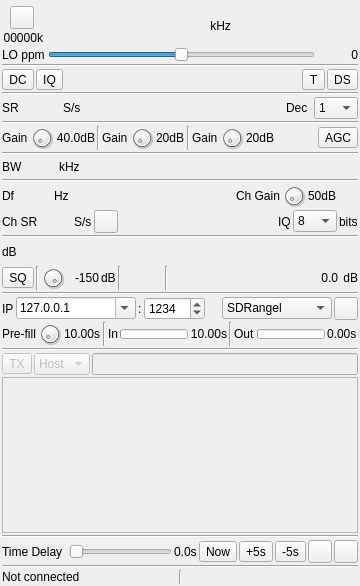
<?xml version="1.0" encoding="UTF-8"?>
<ui version="4.0">
 <class>RemoteTCPInputGui</class>
 <widget class="QWidget" name="RemoteTCPInputGui">
  <property name="geometry">
   <rect>
    <x>0</x>
    <y>0</y>
    <width>360</width>
    <height>586</height>
   </rect>
  </property>
  <property name="sizePolicy">
   <sizepolicy hsizetype="Fixed" vsizetype="Fixed">
    <horstretch>0</horstretch>
    <verstretch>0</verstretch>
   </sizepolicy>
  </property>
  <property name="minimumSize">
   <size>
    <width>360</width>
    <height>500</height>
   </size>
  </property>
  <property name="maximumSize">
   <size>
    <width>533</width>
    <height>610</height>
   </size>
  </property>
  <property name="font">
   <font>
    <pointsize>9</pointsize>
   </font>
  </property>
  <property name="windowTitle">
   <string>Remote TCP Input</string>
  </property>
  <layout class="QVBoxLayout" name="verticalLayout">
   <property name="spacing">
    <number>2</number>
   </property>
   <property name="leftMargin">
    <number>2</number>
   </property>
   <property name="topMargin">
    <number>2</number>
   </property>
   <property name="rightMargin">
    <number>2</number>
   </property>
   <property name="bottomMargin">
    <number>2</number>
   </property>
   <item>
    <layout class="QHBoxLayout" name="horizontalLayout_freq">
     <property name="topMargin">
      <number>4</number>
     </property>
     <item>
      <layout class="QVBoxLayout" name="deviceUILayout">
       <item>
        <layout class="QHBoxLayout" name="deviceButtonsLayout">
         <item>
          <widget class="ButtonSwitch" name="startStop">
           <property name="toolTip">
            <string>start/stop acquisition</string>
           </property>
           <property name="text">
            <string/>
           </property>
           <property name="icon">
            <iconset resource="../../../sdrgui/resources/res.qrc">
             <normaloff>:/play.png</normaloff>
             <normalon>:/stop.png</normalon>:/play.png</iconset>
           </property>
          </widget>
         </item>
        </layout>
       </item>
       <item>
        <layout class="QHBoxLayout" name="deviceRateLayout">
         <item>
          <widget class="QLabel" name="deviceRateText">
           <property name="toolTip">
            <string>Device I/Q sample rate kS/s</string>
           </property>
           <property name="text">
            <string>00000k</string>
           </property>
           <property name="alignment">
            <set>Qt::AlignmentFlag::AlignRight|Qt::AlignmentFlag::AlignTrailing|Qt::AlignmentFlag::AlignVCenter</set>
           </property>
          </widget>
         </item>
        </layout>
       </item>
      </layout>
     </item>
     <item>
      <spacer name="freqLeftSpacer">
       <property name="orientation">
        <enum>Qt::Orientation::Horizontal</enum>
       </property>
       <property name="sizeHint" stdset="0">
        <size>
         <width>0</width>
         <height>0</height>
        </size>
       </property>
      </spacer>
     </item>
     <item>
      <widget class="ValueDial" name="centerFrequency" native="true">
       <property name="sizePolicy">
        <sizepolicy hsizetype="Maximum" vsizetype="Maximum">
         <horstretch>0</horstretch>
         <verstretch>0</verstretch>
        </sizepolicy>
       </property>
       <property name="minimumSize">
        <size>
         <width>32</width>
         <height>16</height>
        </size>
       </property>
       <property name="font">
        <font>
         <pointsize>16</pointsize>
         <bold>false</bold>
        </font>
       </property>
       <property name="cursor">
        <cursorShape>PointingHandCursor</cursorShape>
       </property>
       <property name="focusPolicy">
        <enum>Qt::FocusPolicy::StrongFocus</enum>
       </property>
       <property name="toolTip">
        <string>Center frequency in kHz</string>
       </property>
      </widget>
     </item>
     <item>
      <widget class="QLabel" name="freqUnits">
       <property name="sizePolicy">
        <sizepolicy hsizetype="Preferred" vsizetype="Preferred">
         <horstretch>0</horstretch>
         <verstretch>0</verstretch>
        </sizepolicy>
       </property>
       <property name="text">
        <string> kHz</string>
       </property>
       <property name="alignment">
        <set>Qt::AlignmentFlag::AlignCenter</set>
       </property>
      </widget>
     </item>
     <item>
      <spacer name="horizontalSpacer_3">
       <property name="orientation">
        <enum>Qt::Orientation::Horizontal</enum>
       </property>
       <property name="sizeHint" stdset="0">
        <size>
         <width>40</width>
         <height>20</height>
        </size>
       </property>
      </spacer>
     </item>
    </layout>
   </item>
   <item>
    <layout class="QGridLayout" name="gridLayout_ppm">
     <property name="spacing">
      <number>3</number>
     </property>
     <item row="0" column="0">
      <widget class="QLabel" name="ppmLabel">
       <property name="text">
        <string>LO ppm</string>
       </property>
      </widget>
     </item>
     <item row="0" column="1">
      <widget class="QSlider" name="ppm">
       <property name="toolTip">
        <string>Local Oscillator ppm correction</string>
       </property>
       <property name="minimum">
        <number>-200</number>
       </property>
       <property name="maximum">
        <number>200</number>
       </property>
       <property name="pageStep">
        <number>1</number>
       </property>
       <property name="orientation">
        <enum>Qt::Orientation::Horizontal</enum>
       </property>
      </widget>
     </item>
     <item row="0" column="2">
      <widget class="QLabel" name="ppmText">
       <property name="minimumSize">
        <size>
         <width>40</width>
         <height>0</height>
        </size>
       </property>
       <property name="text">
        <string>0</string>
       </property>
       <property name="alignment">
        <set>Qt::AlignmentFlag::AlignRight|Qt::AlignmentFlag::AlignTrailing|Qt::AlignmentFlag::AlignVCenter</set>
       </property>
      </widget>
     </item>
    </layout>
   </item>
   <item>
    <widget class="Line" name="line_rateTime">
     <property name="orientation">
      <enum>Qt::Orientation::Horizontal</enum>
     </property>
    </widget>
   </item>
   <item>
    <layout class="QHBoxLayout" name="gridLayout_corr">
     <item>
      <widget class="ButtonSwitch" name="dcOffset">
       <property name="toolTip">
        <string>DC Offset auto correction</string>
       </property>
       <property name="text">
        <string>DC</string>
       </property>
      </widget>
     </item>
     <item>
      <widget class="ButtonSwitch" name="iqImbalance">
       <property name="toolTip">
        <string>IQ Imbalance auto correction</string>
       </property>
       <property name="text">
        <string>IQ</string>
       </property>
      </widget>
     </item>
     <item>
      <spacer name="horizontalSpacer_2">
       <property name="orientation">
        <enum>Qt::Orientation::Horizontal</enum>
       </property>
       <property name="sizeHint" stdset="0">
        <size>
         <width>40</width>
         <height>20</height>
        </size>
       </property>
      </spacer>
     </item>
     <item>
      <widget class="ButtonSwitch" name="biasTee">
       <property name="toolTip">
        <string>Enable bias tee</string>
       </property>
       <property name="text">
        <string>T</string>
       </property>
      </widget>
     </item>
     <item>
      <widget class="ButtonSwitch" name="directSampling">
       <property name="toolTip">
        <string>Direct sampling</string>
       </property>
       <property name="text">
        <string>DS</string>
       </property>
      </widget>
     </item>
    </layout>
   </item>
   <item>
    <widget class="Line" name="line_address">
     <property name="orientation">
      <enum>Qt::Orientation::Horizontal</enum>
     </property>
    </widget>
   </item>
   <item>
    <layout class="QHBoxLayout" name="sampleRateLayout">
     <property name="spacing">
      <number>6</number>
     </property>
     <item>
      <widget class="QLabel" name="devSampleRateLabel">
       <property name="text">
        <string>SR</string>
       </property>
      </widget>
     </item>
     <item>
      <widget class="ValueDial" name="devSampleRate" native="true">
       <property name="sizePolicy">
        <sizepolicy hsizetype="Maximum" vsizetype="Maximum">
         <horstretch>0</horstretch>
         <verstretch>0</verstretch>
        </sizepolicy>
       </property>
       <property name="minimumSize">
        <size>
         <width>32</width>
         <height>16</height>
        </size>
       </property>
       <property name="font">
        <font>
         <pointsize>12</pointsize>
         <bold>false</bold>
        </font>
       </property>
       <property name="cursor">
        <cursorShape>PointingHandCursor</cursorShape>
       </property>
       <property name="toolTip">
        <string>Remote device sample rate</string>
       </property>
      </widget>
     </item>
     <item>
      <widget class="QLabel" name="devSampleRateUnits">
       <property name="text">
        <string>S/s</string>
       </property>
      </widget>
     </item>
     <item>
      <spacer name="horizontalSpacer_9">
       <property name="orientation">
        <enum>Qt::Orientation::Horizontal</enum>
       </property>
       <property name="sizeHint" stdset="0">
        <size>
         <width>40</width>
         <height>20</height>
        </size>
       </property>
      </spacer>
     </item>
     <item>
      <widget class="QLabel" name="decimLabel">
       <property name="text">
        <string>Dec</string>
       </property>
      </widget>
     </item>
     <item>
      <widget class="QComboBox" name="decim">
       <property name="maximumSize">
        <size>
         <width>45</width>
         <height>16777215</height>
        </size>
       </property>
       <property name="toolTip">
        <string>Decimation factor (applied on remote device)</string>
       </property>
       <property name="currentIndex">
        <number>0</number>
       </property>
       <item>
        <property name="text">
         <string>1</string>
        </property>
       </item>
       <item>
        <property name="text">
         <string>2</string>
        </property>
       </item>
       <item>
        <property name="text">
         <string>4</string>
        </property>
       </item>
       <item>
        <property name="text">
         <string>8</string>
        </property>
       </item>
       <item>
        <property name="text">
         <string>16</string>
        </property>
       </item>
       <item>
        <property name="text">
         <string>32</string>
        </property>
       </item>
       <item>
        <property name="text">
         <string>64</string>
        </property>
       </item>
      </widget>
     </item>
    </layout>
   </item>
   <item>
    <widget class="Line" name="line">
     <property name="orientation">
      <enum>Qt::Orientation::Horizontal</enum>
     </property>
    </widget>
   </item>
   <item>
    <layout class="QHBoxLayout" name="gainLayout">
     <item>
      <widget class="QLabel" name="gain1Label">
       <property name="sizePolicy">
        <sizepolicy hsizetype="Maximum" vsizetype="Preferred">
         <horstretch>0</horstretch>
         <verstretch>0</verstretch>
        </sizepolicy>
       </property>
       <property name="text">
        <string>Gain</string>
       </property>
      </widget>
     </item>
     <item>
      <widget class="QDial" name="gain1">
       <property name="maximumSize">
        <size>
         <width>24</width>
         <height>24</height>
        </size>
       </property>
       <property name="toolTip">
        <string>Gain</string>
       </property>
      </widget>
     </item>
     <item>
      <widget class="QLabel" name="gain1Text">
       <property name="minimumSize">
        <size>
         <width>0</width>
         <height>0</height>
        </size>
       </property>
       <property name="text">
        <string>40.0dB</string>
       </property>
       <property name="alignment">
        <set>Qt::AlignmentFlag::AlignRight|Qt::AlignmentFlag::AlignTrailing|Qt::AlignmentFlag::AlignVCenter</set>
       </property>
      </widget>
     </item>
     <item>
      <widget class="Line" name="gainLine1">
       <property name="orientation">
        <enum>Qt::Orientation::Vertical</enum>
       </property>
      </widget>
     </item>
     <item>
      <widget class="QLabel" name="gain2Label">
       <property name="text">
        <string>Gain</string>
       </property>
      </widget>
     </item>
     <item>
      <widget class="QDial" name="gain2">
       <property name="maximumSize">
        <size>
         <width>24</width>
         <height>24</height>
        </size>
       </property>
       <property name="toolTip">
        <string>Gain</string>
       </property>
      </widget>
     </item>
     <item>
      <widget class="QLabel" name="gain2Text">
       <property name="text">
        <string>20dB</string>
       </property>
      </widget>
     </item>
     <item>
      <widget class="Line" name="gainLine2">
       <property name="orientation">
        <enum>Qt::Orientation::Vertical</enum>
       </property>
      </widget>
     </item>
     <item>
      <widget class="QLabel" name="gain3Label">
       <property name="text">
        <string>Gain</string>
       </property>
      </widget>
     </item>
     <item>
      <widget class="QDial" name="gain3">
       <property name="maximumSize">
        <size>
         <width>24</width>
         <height>24</height>
        </size>
       </property>
       <property name="toolTip">
        <string>Gain</string>
       </property>
      </widget>
     </item>
     <item>
      <widget class="QLabel" name="gain3Text">
       <property name="text">
        <string>20dB</string>
       </property>
      </widget>
     </item>
     <item>
      <spacer name="horizontalSpacer_7">
       <property name="orientation">
        <enum>Qt::Orientation::Horizontal</enum>
       </property>
       <property name="sizeHint" stdset="0">
        <size>
         <width>40</width>
         <height>20</height>
        </size>
       </property>
      </spacer>
     </item>
     <item>
      <widget class="ButtonSwitch" name="agc">
       <property name="toolTip">
        <string>Toggle automatic gain control</string>
       </property>
       <property name="text">
        <string>AGC</string>
       </property>
      </widget>
     </item>
    </layout>
   </item>
   <item>
    <widget class="Line" name="line_rfBW">
     <property name="orientation">
      <enum>Qt::Orientation::Horizontal</enum>
     </property>
    </widget>
   </item>
   <item>
    <layout class="QHBoxLayout" name="rfBWLayout_2">
     <item>
      <widget class="QLabel" name="rfBWLabel">
       <property name="text">
        <string>BW</string>
       </property>
      </widget>
     </item>
     <item>
      <widget class="ValueDial" name="rfBW" native="true">
       <property name="sizePolicy">
        <sizepolicy hsizetype="Maximum" vsizetype="Maximum">
         <horstretch>0</horstretch>
         <verstretch>0</verstretch>
        </sizepolicy>
       </property>
       <property name="minimumSize">
        <size>
         <width>32</width>
         <height>16</height>
        </size>
       </property>
       <property name="font">
        <font>
         <pointsize>12</pointsize>
        </font>
       </property>
       <property name="cursor">
        <cursorShape>PointingHandCursor</cursorShape>
       </property>
       <property name="toolTip">
        <string>RF filter bandwidth (kHz)</string>
       </property>
      </widget>
     </item>
     <item>
      <widget class="QLabel" name="rfBWUnits">
       <property name="text">
        <string>kHz</string>
       </property>
      </widget>
     </item>
     <item>
      <spacer name="rfBWSpacer">
       <property name="orientation">
        <enum>Qt::Orientation::Horizontal</enum>
       </property>
       <property name="sizeHint" stdset="0">
        <size>
         <width>40</width>
         <height>20</height>
        </size>
       </property>
      </spacer>
     </item>
    </layout>
   </item>
   <item>
    <widget class="Line" name="line_3">
     <property name="orientation">
      <enum>Qt::Orientation::Horizontal</enum>
     </property>
    </widget>
   </item>
   <item>
    <layout class="QHBoxLayout" name="decimationShiftLayer">
     <property name="rightMargin">
      <number>10</number>
     </property>
     <item>
      <widget class="QLabel" name="deltaFrequencyLabel">
       <property name="minimumSize">
        <size>
         <width>16</width>
         <height>0</height>
        </size>
       </property>
       <property name="text">
        <string>Df</string>
       </property>
      </widget>
     </item>
     <item>
      <widget class="ValueDialZ" name="deltaFrequency" native="true">
       <property name="sizePolicy">
        <sizepolicy hsizetype="Maximum" vsizetype="Maximum">
         <horstretch>0</horstretch>
         <verstretch>0</verstretch>
        </sizepolicy>
       </property>
       <property name="minimumSize">
        <size>
         <width>32</width>
         <height>16</height>
        </size>
       </property>
       <property name="font">
        <font>
         <pointsize>12</pointsize>
        </font>
       </property>
       <property name="cursor">
        <cursorShape>PointingHandCursor</cursorShape>
       </property>
       <property name="focusPolicy">
        <enum>Qt::FocusPolicy::StrongFocus</enum>
       </property>
       <property name="toolTip">
        <string>Channel shift frequency from center in Hz</string>
       </property>
      </widget>
     </item>
     <item>
      <widget class="QLabel" name="deltaUnits">
       <property name="text">
        <string>Hz </string>
       </property>
      </widget>
     </item>
     <item>
      <spacer name="horizontalSpacer_6">
       <property name="orientation">
        <enum>Qt::Orientation::Horizontal</enum>
       </property>
       <property name="sizeHint" stdset="0">
        <size>
         <width>40</width>
         <height>20</height>
        </size>
       </property>
      </spacer>
     </item>
     <item>
      <widget class="QLabel" name="channelGainLabel">
       <property name="text">
        <string>Ch Gain</string>
       </property>
      </widget>
     </item>
     <item>
      <widget class="QDial" name="channelGain">
       <property name="maximumSize">
        <size>
         <width>24</width>
         <height>24</height>
        </size>
       </property>
       <property name="toolTip">
        <string>Gain in dB to apply to channel.

Use to ensure full dynamic range of 8-bit data is used.</string>
       </property>
       <property name="minimum">
        <number>0</number>
       </property>
       <property name="maximum">
        <number>100</number>
       </property>
      </widget>
     </item>
     <item>
      <widget class="QLabel" name="channelGainText">
       <property name="minimumSize">
        <size>
         <width>40</width>
         <height>0</height>
        </size>
       </property>
       <property name="text">
        <string>50dB</string>
       </property>
      </widget>
     </item>
    </layout>
   </item>
   <item>
    <layout class="QHBoxLayout" name="rfBWLayout">
     <item>
      <widget class="QLabel" name="channelSampleRateLabel">
       <property name="text">
        <string>Ch SR</string>
       </property>
      </widget>
     </item>
     <item>
      <widget class="ValueDial" name="channelSampleRate" native="true">
       <property name="sizePolicy">
        <sizepolicy hsizetype="Maximum" vsizetype="Maximum">
         <horstretch>0</horstretch>
         <verstretch>0</verstretch>
        </sizepolicy>
       </property>
       <property name="minimumSize">
        <size>
         <width>32</width>
         <height>16</height>
        </size>
       </property>
       <property name="font">
        <font>
         <pointsize>12</pointsize>
         <bold>false</bold>
        </font>
       </property>
       <property name="cursor">
        <cursorShape>PointingHandCursor</cursorShape>
       </property>
       <property name="toolTip">
        <string>Channel sample rate in samples per second</string>
       </property>
      </widget>
     </item>
     <item>
      <widget class="QLabel" name="channelSampleRateUnit">
       <property name="text">
        <string>S/s</string>
       </property>
      </widget>
     </item>
     <item>
      <widget class="QToolButton" name="decimation">
       <property name="toolTip">
        <string>Lock channel sample rate to device sample rate</string>
       </property>
       <property name="text">
        <string/>
       </property>
       <property name="icon">
        <iconset resource="../../../sdrgui/resources/res.qrc">
         <normaloff>:/unlocked.png</normaloff>
         <normalon>:/locked.png</normalon>:/unlocked.png</iconset>
       </property>
       <property name="checkable">
        <bool>true</bool>
       </property>
      </widget>
     </item>
     <item>
      <spacer name="horizontalSpacer">
       <property name="orientation">
        <enum>Qt::Orientation::Horizontal</enum>
       </property>
       <property name="sizeHint" stdset="0">
        <size>
         <width>40</width>
         <height>20</height>
        </size>
       </property>
      </spacer>
     </item>
     <item>
      <widget class="QLabel" name="sampleBitsLabel">
       <property name="text">
        <string>IQ</string>
       </property>
      </widget>
     </item>
     <item>
      <widget class="QComboBox" name="sampleBits">
       <property name="maximumSize">
        <size>
         <width>45</width>
         <height>16777215</height>
        </size>
       </property>
       <property name="toolTip">
        <string>Bit depth per I or Q sample transmitted over network</string>
       </property>
       <item>
        <property name="text">
         <string>8</string>
        </property>
       </item>
       <item>
        <property name="text">
         <string>16</string>
        </property>
       </item>
       <item>
        <property name="text">
         <string>24</string>
        </property>
       </item>
       <item>
        <property name="text">
         <string>32</string>
        </property>
       </item>
      </widget>
     </item>
     <item>
      <widget class="QLabel" name="sampleBitsUnits">
       <property name="text">
        <string>bits</string>
       </property>
      </widget>
     </item>
    </layout>
   </item>
   <item>
    <widget class="Line" name="line_9">
     <property name="orientation">
      <enum>Qt::Orientation::Horizontal</enum>
     </property>
    </widget>
   </item>
   <item>
    <layout class="QHBoxLayout" name="signalLevelLayout">
     <item>
      <widget class="QLabel" name="channelPowerMeterUnits">
       <property name="text">
        <string>dB</string>
       </property>
      </widget>
     </item>
     <item>
      <widget class="LevelMeterSignalDB" name="channelPowerMeter" native="true">
       <property name="sizePolicy">
        <sizepolicy hsizetype="Expanding" vsizetype="MinimumExpanding">
         <horstretch>0</horstretch>
         <verstretch>0</verstretch>
        </sizepolicy>
       </property>
       <property name="minimumSize">
        <size>
         <width>0</width>
         <height>24</height>
        </size>
       </property>
       <property name="font">
        <font>
         <family>Liberation Mono</family>
         <pointsize>8</pointsize>
        </font>
       </property>
       <property name="toolTip">
        <string>Level meter (dB) top trace: average, bottom trace: instantaneous peak, tip: peak hold</string>
       </property>
      </widget>
     </item>
    </layout>
   </item>
   <item>
    <layout class="QHBoxLayout" name="squelchLayout">
     <item>
      <widget class="ButtonSwitch" name="squelchEnabled">
       <property name="toolTip">
        <string>Check to enable IQ squelch</string>
       </property>
       <property name="text">
        <string>SQ</string>
       </property>
      </widget>
     </item>
     <item>
      <widget class="Line" name="line_12">
       <property name="orientation">
        <enum>Qt::Orientation::Vertical</enum>
       </property>
      </widget>
     </item>
     <item>
      <widget class="QDial" name="squelch">
       <property name="maximumSize">
        <size>
         <width>24</width>
         <height>24</height>
        </size>
       </property>
       <property name="toolTip">
        <string>IQ squelch power level in dB</string>
       </property>
       <property name="minimum">
        <number>-150</number>
       </property>
       <property name="maximum">
        <number>0</number>
       </property>
       <property name="pageStep">
        <number>1</number>
       </property>
      </widget>
     </item>
     <item>
      <widget class="QLabel" name="squelchText">
       <property name="minimumSize">
        <size>
         <width>32</width>
         <height>0</height>
        </size>
       </property>
       <property name="text">
        <string>-150</string>
       </property>
       <property name="alignment">
        <set>Qt::AlignmentFlag::AlignRight|Qt::AlignmentFlag::AlignTrailing|Qt::AlignmentFlag::AlignVCenter</set>
       </property>
      </widget>
     </item>
     <item>
      <widget class="QLabel" name="squelchUnits">
       <property name="text">
        <string>dB</string>
       </property>
      </widget>
     </item>
     <item>
      <widget class="Line" name="line_13">
       <property name="orientation">
        <enum>Qt::Orientation::Vertical</enum>
       </property>
      </widget>
     </item>
     <item>
      <widget class="PeriodDial" name="squelchGate" native="true">
       <property name="minimumSize">
        <size>
         <width>40</width>
         <height>0</height>
        </size>
       </property>
       <property name="toolTip">
        <string>IQ squelch gate time</string>
       </property>
      </widget>
     </item>
     <item>
      <widget class="Line" name="line_14">
       <property name="orientation">
        <enum>Qt::Orientation::Vertical</enum>
       </property>
      </widget>
     </item>
     <item>
      <spacer name="horizontalSpacer_8">
       <property name="orientation">
        <enum>Qt::Orientation::Horizontal</enum>
       </property>
       <property name="sizeHint" stdset="0">
        <size>
         <width>40</width>
         <height>20</height>
        </size>
       </property>
      </spacer>
     </item>
     <item>
      <widget class="QLabel" name="channelPower">
       <property name="minimumSize">
        <size>
         <width>30</width>
         <height>0</height>
        </size>
       </property>
       <property name="toolTip">
        <string>Channel power</string>
       </property>
       <property name="layoutDirection">
        <enum>Qt::LayoutDirection::RightToLeft</enum>
       </property>
       <property name="text">
        <string>0.0</string>
       </property>
       <property name="alignment">
        <set>Qt::AlignmentFlag::AlignRight|Qt::AlignmentFlag::AlignTrailing|Qt::AlignmentFlag::AlignVCenter</set>
       </property>
      </widget>
     </item>
     <item>
      <widget class="QLabel" name="channelPowerUnits">
       <property name="text">
        <string> dB</string>
       </property>
      </widget>
     </item>
    </layout>
   </item>
   <item>
    <widget class="Line" name="line_6">
     <property name="orientation">
      <enum>Qt::Orientation::Horizontal</enum>
     </property>
    </widget>
   </item>
   <item>
    <layout class="QHBoxLayout" name="dataAddressLayout">
     <item>
      <widget class="QLabel" name="dataAddressLabel">
       <property name="minimumSize">
        <size>
         <width>0</width>
         <height>0</height>
        </size>
       </property>
       <property name="text">
        <string>IP</string>
       </property>
      </widget>
     </item>
     <item>
      <widget class="QComboBox" name="dataAddress">
       <property name="sizePolicy">
        <sizepolicy hsizetype="Expanding" vsizetype="Fixed">
         <horstretch>0</horstretch>
         <verstretch>0</verstretch>
        </sizepolicy>
       </property>
       <property name="minimumSize">
        <size>
         <width>120</width>
         <height>0</height>
        </size>
       </property>
       <property name="toolTip">
        <string>Remote IPv4 address or hostname to connect to</string>
       </property>
       <property name="editable">
        <bool>true</bool>
       </property>
       <item>
        <property name="text">
         <string>127.0.0.1</string>
        </property>
       </item>
      </widget>
     </item>
     <item>
      <widget class="QLabel" name="dataPortSeparator">
       <property name="text">
        <string>:</string>
       </property>
      </widget>
     </item>
     <item>
      <widget class="QSpinBox" name="dataPort">
       <property name="toolTip">
        <string>Remote data port (rtl_tcp defaults to 1234)</string>
       </property>
       <property name="minimum">
        <number>1024</number>
       </property>
       <property name="maximum">
        <number>65535</number>
       </property>
       <property name="value">
        <number>1234</number>
       </property>
      </widget>
     </item>
     <item>
      <spacer name="horizontalSpacer_4">
       <property name="orientation">
        <enum>Qt::Orientation::Horizontal</enum>
       </property>
       <property name="sizeHint" stdset="0">
        <size>
         <width>40</width>
         <height>20</height>
        </size>
       </property>
      </spacer>
     </item>
     <item>
      <widget class="QComboBox" name="protocol">
       <property name="minimumSize">
        <size>
         <width>110</width>
         <height>0</height>
        </size>
       </property>
       <property name="toolTip">
        <string>Protocol to use. SDRangel (inc. rtl_tcp) or Spy Server</string>
       </property>
       <item>
        <property name="text">
         <string>SDRangel</string>
        </property>
       </item>
       <item>
        <property name="text">
         <string>SDRangel wss</string>
        </property>
       </item>
       <item>
        <property name="text">
         <string>Spy Server</string>
        </property>
       </item>
      </widget>
     </item>
     <item>
      <widget class="ButtonSwitch" name="overrideRemoteSettings">
       <property name="toolTip">
        <string>When checked, remote device settings are set to local settings upon connection.

When unchecked, if remote device is using SDRA protocol, local settings are updated from remote device on connection.</string>
       </property>
       <property name="text">
        <string/>
       </property>
       <property name="icon">
        <iconset resource="../../../sdrgui/resources/res.qrc">
         <normaloff>:/import.png</normaloff>
         <normalon>:/export.png</normalon>:/import.png</iconset>
       </property>
      </widget>
     </item>
    </layout>
   </item>
   <item>
    <layout class="QHBoxLayout" name="bufferGaugesLayout">
     <item>
      <widget class="QLabel" name="preFillLabel">
       <property name="text">
        <string>Pre-fill</string>
       </property>
      </widget>
     </item>
     <item>
      <widget class="QDial" name="preFill">
       <property name="maximumSize">
        <size>
         <width>24</width>
         <height>24</height>
        </size>
       </property>
       <property name="toolTip">
        <string>How much data to pre-fill TCP input buffer with before reading (in seconds)</string>
       </property>
       <property name="minimum">
        <number>1</number>
       </property>
       <property name="maximum">
        <number>100</number>
       </property>
      </widget>
     </item>
     <item>
      <widget class="QLabel" name="preFillText">
       <property name="text">
        <string>10.00s</string>
       </property>
      </widget>
     </item>
     <item>
      <widget class="Line" name="line_4">
       <property name="orientation">
        <enum>Qt::Orientation::Vertical</enum>
       </property>
      </widget>
     </item>
     <item>
      <widget class="QLabel" name="inBufferLabel">
       <property name="text">
        <string>In</string>
       </property>
      </widget>
     </item>
     <item>
      <widget class="QProgressBar" name="inGauge">
       <property name="maximumSize">
        <size>
         <width>16777215</width>
         <height>10</height>
        </size>
       </property>
       <property name="toolTip">
        <string>Input TCP buffer</string>
       </property>
       <property name="minimum">
        <number>0</number>
       </property>
       <property name="maximum">
        <number>50</number>
       </property>
       <property name="value">
        <number>0</number>
       </property>
       <property name="textVisible">
        <bool>false</bool>
       </property>
       <property name="invertedAppearance">
        <bool>false</bool>
       </property>
       <property name="format">
        <string>%v</string>
       </property>
      </widget>
     </item>
     <item>
      <widget class="QLabel" name="inBufferLenSecsText">
       <property name="sizePolicy">
        <sizepolicy hsizetype="Preferred" vsizetype="Preferred">
         <horstretch>0</horstretch>
         <verstretch>0</verstretch>
        </sizepolicy>
       </property>
       <property name="minimumSize">
        <size>
         <width>0</width>
         <height>0</height>
        </size>
       </property>
       <property name="toolTip">
        <string>Input TCP buffer length in seconds</string>
       </property>
       <property name="text">
        <string>10.00s</string>
       </property>
       <property name="alignment">
        <set>Qt::AlignmentFlag::AlignRight|Qt::AlignmentFlag::AlignTrailing|Qt::AlignmentFlag::AlignVCenter</set>
       </property>
      </widget>
     </item>
     <item>
      <widget class="Line" name="buferLine">
       <property name="orientation">
        <enum>Qt::Orientation::Vertical</enum>
       </property>
      </widget>
     </item>
     <item>
      <widget class="QLabel" name="outBufferLabel">
       <property name="text">
        <string>Out</string>
       </property>
      </widget>
     </item>
     <item>
      <widget class="QProgressBar" name="outGauge">
       <property name="maximumSize">
        <size>
         <width>16777215</width>
         <height>10</height>
        </size>
       </property>
       <property name="toolTip">
        <string>Output buffer.
This should typically be empty. If full, your CPU cannot keep up and data will be lost</string>
       </property>
       <property name="minimum">
        <number>0</number>
       </property>
       <property name="maximum">
        <number>50</number>
       </property>
       <property name="value">
        <number>0</number>
       </property>
       <property name="textVisible">
        <bool>false</bool>
       </property>
       <property name="invertedAppearance">
        <bool>false</bool>
       </property>
       <property name="format">
        <string>%v</string>
       </property>
      </widget>
     </item>
     <item>
      <widget class="QLabel" name="outBufferLenSecsText">
       <property name="toolTip">
        <string>Output buffer length in seconds</string>
       </property>
       <property name="text">
        <string>0.00s</string>
       </property>
      </widget>
     </item>
    </layout>
   </item>
   <item>
    <widget class="Line" name="line_8">
     <property name="orientation">
      <enum>Qt::Orientation::Horizontal</enum>
     </property>
    </widget>
   </item>
   <item>
    <layout class="QHBoxLayout" name="txMessagesLayout">
     <item>
      <widget class="QToolButton" name="sendMessage">
       <property name="enabled">
        <bool>false</bool>
       </property>
       <property name="toolTip">
        <string>Click to send message</string>
       </property>
       <property name="text">
        <string>TX</string>
       </property>
      </widget>
     </item>
     <item>
      <widget class="QComboBox" name="txAddress">
       <property name="enabled">
        <bool>false</bool>
       </property>
       <property name="toolTip">
        <string>Who to send message to</string>
       </property>
       <item>
        <property name="text">
         <string>Host</string>
        </property>
       </item>
       <item>
        <property name="text">
         <string>All</string>
        </property>
       </item>
      </widget>
     </item>
     <item>
      <widget class="QLineEdit" name="txMessage">
       <property name="enabled">
        <bool>false</bool>
       </property>
       <property name="toolTip">
        <string>Message to transmit</string>
       </property>
      </widget>
     </item>
    </layout>
   </item>
   <item>
    <layout class="QHBoxLayout" name="messagesLayout">
     <item>
      <widget class="QListWidget" name="messages">
       <property name="enabled">
        <bool>false</bool>
       </property>
       <property name="toolTip">
        <string>Messages</string>
       </property>
       <property name="movement">
        <enum>QListView::Movement::Static</enum>
       </property>
      </widget>
     </item>
    </layout>
   </item>
   <item>
    <widget class="Line" name="line_7">
     <property name="orientation">
      <enum>Qt::Orientation::Horizontal</enum>
     </property>
    </widget>
   </item>
   <item>
    <layout class="QHBoxLayout" name="replayLayout">
     <item>
      <widget class="QLabel" name="replayLabel">
       <property name="minimumSize">
        <size>
         <width>65</width>
         <height>0</height>
        </size>
       </property>
       <property name="text">
        <string>Time Delay</string>
       </property>
      </widget>
     </item>
     <item>
      <widget class="QSlider" name="replayOffset">
       <property name="toolTip">
        <string>Replay time delay in seconds</string>
       </property>
       <property name="maximum">
        <number>500</number>
       </property>
       <property name="orientation">
        <enum>Qt::Orientation::Horizontal</enum>
       </property>
      </widget>
     </item>
     <item>
      <widget class="QLabel" name="replayOffsetText">
       <property name="toolTip">
        <string>Replay time delay in seconds</string>
       </property>
       <property name="text">
        <string>0.0s</string>
       </property>
      </widget>
     </item>
     <item>
      <widget class="QToolButton" name="replayNow">
       <property name="toolTip">
        <string>Set time delay to 0 seconds</string>
       </property>
       <property name="text">
        <string>Now</string>
       </property>
      </widget>
     </item>
     <item>
      <widget class="QToolButton" name="replayPlus">
       <property name="toolTip">
        <string>Add displayed number of seconds to time delay</string>
       </property>
       <property name="text">
        <string>+5s</string>
       </property>
      </widget>
     </item>
     <item>
      <widget class="QToolButton" name="replayMinus">
       <property name="toolTip">
        <string>Remove displayed number of seconds from time delay</string>
       </property>
       <property name="text">
        <string>-5s</string>
       </property>
      </widget>
     </item>
     <item>
      <widget class="ButtonSwitch" name="replayLoop">
       <property name="toolTip">
        <string>Repeatedly replay data in replay buffer</string>
       </property>
       <property name="text">
        <string/>
       </property>
       <property name="icon">
        <iconset resource="../../../sdrgui/resources/res.qrc">
         <normaloff>:/playloop.png</normaloff>:/playloop.png</iconset>
       </property>
      </widget>
     </item>
     <item>
      <widget class="QToolButton" name="replaySave">
       <property name="toolTip">
        <string>Save replay buffer to a file</string>
       </property>
       <property name="text">
        <string/>
       </property>
       <property name="icon">
        <iconset resource="../../../sdrgui/resources/res.qrc">
         <normaloff>:/save.png</normaloff>:/save.png</iconset>
       </property>
      </widget>
     </item>
    </layout>
   </item>
   <item>
    <widget class="Line" name="line_5">
     <property name="orientation">
      <enum>Qt::Orientation::Horizontal</enum>
     </property>
    </widget>
   </item>
   <item>
    <layout class="QHBoxLayout" name="infoLayout">
     <item>
      <widget class="QLabel" name="device">
       <property name="text">
        <string>Not connected</string>
       </property>
      </widget>
     </item>
     <item>
      <widget class="Line" name="line_2">
       <property name="orientation">
        <enum>Qt::Orientation::Vertical</enum>
       </property>
      </widget>
     </item>
     <item>
      <widget class="QLabel" name="detectedProtocol">
       <property name="text">
        <string/>
       </property>
      </widget>
     </item>
    </layout>
   </item>
  </layout>
 </widget>
 <customwidgets>
  <customwidget>
   <class>ButtonSwitch</class>
   <extends>QToolButton</extends>
   <header>gui/buttonswitch.h</header>
  </customwidget>
  <customwidget>
   <class>ValueDialZ</class>
   <extends>QWidget</extends>
   <header>gui/valuedialz.h</header>
   <container>1</container>
  </customwidget>
  <customwidget>
   <class>LevelMeterSignalDB</class>
   <extends>QWidget</extends>
   <header>gui/levelmeter.h</header>
   <container>1</container>
  </customwidget>
  <customwidget>
   <class>ValueDial</class>
   <extends>QWidget</extends>
   <header>gui/valuedial.h</header>
   <container>1</container>
  </customwidget>
  <customwidget>
   <class>PeriodDial</class>
   <extends>QWidget</extends>
   <header>gui/perioddial.h</header>
   <container>1</container>
  </customwidget>
 </customwidgets>
 <tabstops>
  <tabstop>startStop</tabstop>
  <tabstop>centerFrequency</tabstop>
  <tabstop>ppm</tabstop>
  <tabstop>dcOffset</tabstop>
  <tabstop>iqImbalance</tabstop>
  <tabstop>biasTee</tabstop>
  <tabstop>directSampling</tabstop>
  <tabstop>decim</tabstop>
  <tabstop>gain1</tabstop>
  <tabstop>gain2</tabstop>
  <tabstop>gain3</tabstop>
  <tabstop>agc</tabstop>
  <tabstop>deltaFrequency</tabstop>
  <tabstop>channelGain</tabstop>
  <tabstop>decimation</tabstop>
  <tabstop>sampleBits</tabstop>
  <tabstop>squelchEnabled</tabstop>
  <tabstop>squelch</tabstop>
  <tabstop>dataAddress</tabstop>
  <tabstop>dataPort</tabstop>
  <tabstop>protocol</tabstop>
  <tabstop>overrideRemoteSettings</tabstop>
  <tabstop>preFill</tabstop>
  <tabstop>sendMessage</tabstop>
  <tabstop>txAddress</tabstop>
  <tabstop>txMessage</tabstop>
  <tabstop>messages</tabstop>
  <tabstop>replayOffset</tabstop>
  <tabstop>replayNow</tabstop>
  <tabstop>replayPlus</tabstop>
  <tabstop>replayMinus</tabstop>
  <tabstop>replayLoop</tabstop>
  <tabstop>replaySave</tabstop>
 </tabstops>
 <resources>
  <include location="../../../sdrgui/resources/res.qrc"/>
 </resources>
 <connections/>
</ui>
